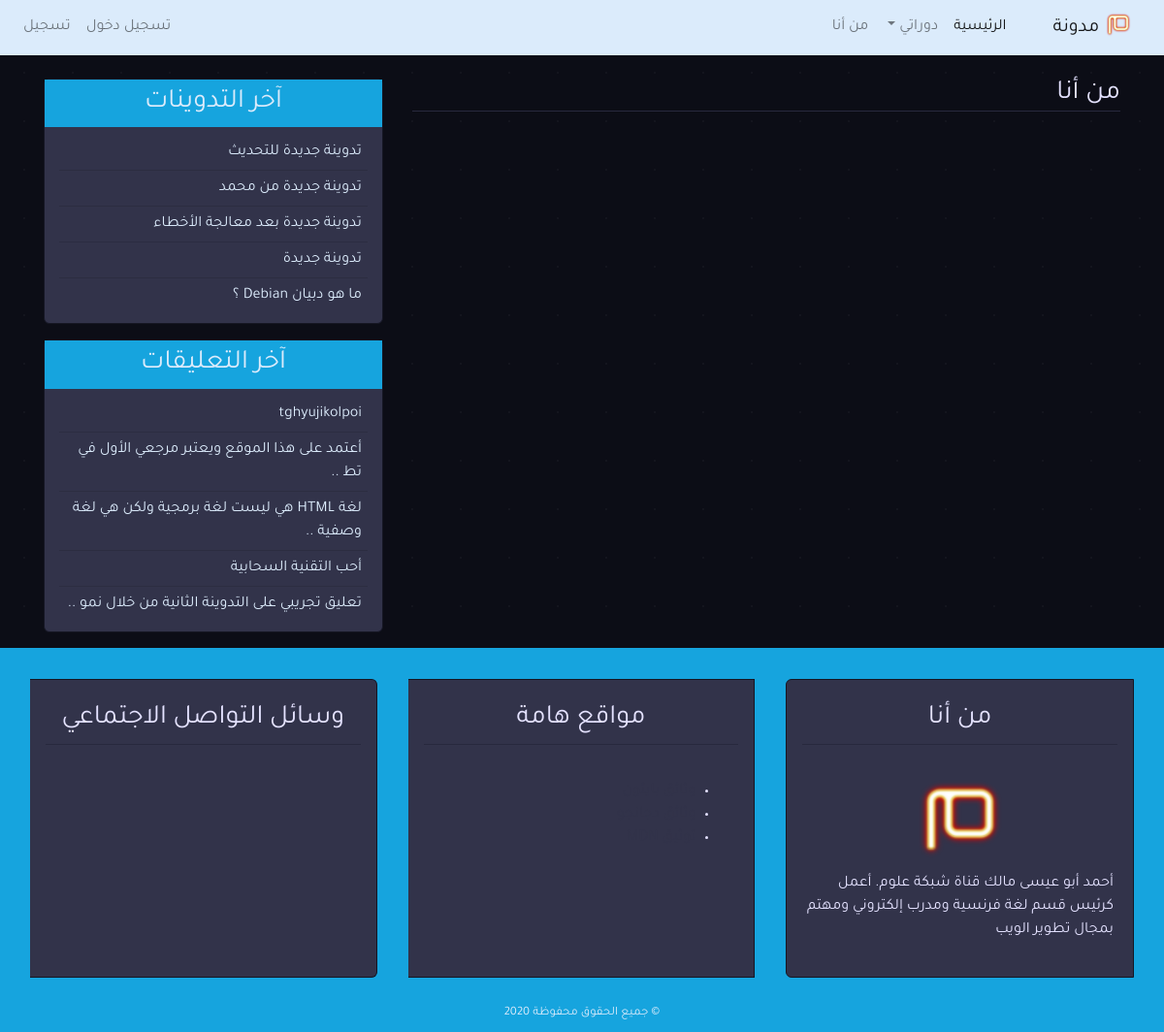
The page /about/ on the database its author committed.
### blog/models.py (models this page shows, shortened)
class Post(models.Model):
    title = models.CharField(max_length=100)
    content = models.TextField()
    post_date = models.DateTimeField(default=timezone.now)
    post_update = models.DateTimeField(auto_now=True)
    author = models.ForeignKey(User, on_delete=models.CASCADE)
    class Meta:
        ordering = ('-post_date', )

class Comment(models.Model):
    name = models.CharField(max_length=50, verbose_name='الاسم')
    email = models.EmailField(verbose_name='البريد الإلكتروني')
    body = models.TextField(verbose_name='التعليق')
    comment_date = models.DateTimeField(auto_now_add=True)
    active = models.BooleanField(default=False)
    post = models.ForeignKey(
        Post, on_delete=models.CASCADE, related_name='comments')
    class Meta:
        ordering = ('-comment_date',)

### blog/views.py (the view)
# urls.py: path('about/', views.about, name='about'),
def about(request):
    return render(request, 'blog/about.html', {'title': 'من أنا'})

### blog/templatetags/post_tag.py (called while the page is built)
@register.inclusion_tag('blog/latest_posts.html')
def latest_posts():
    context = {
        'l_posts': Post.objects.all()[0:5],
    }
    return context

@register.inclusion_tag('blog/latest_comments.html')
def latest_comments():
    context = {
        'l_comments': Comment.objects.filter(active=True)[:5],
    }
    return context

### blog/templates/blog/about.html
{% extends 'blog/base.html' %}
{% block content %}
    <h3 class="border-bottom">من أنا</h3>
{% endblock content %}

### blog/templates/blog/latest_posts.html
<ul class="list-group-flush latest-post">
    {% for post in l_posts %}
        <li class="list-group-item latest-post-item">
            <a class="text-light" href="{% url 'detail' post.id %}">{{post.title}}</a>
        </li>
    {% empty %}
        <li class="list-group-item latest-post-item">لا يوجد تدوينات</li>
    {% endfor %}
</ul>

### blog/templates/blog/latest_comments.html
<ul class="list-group-flush latest-comment">
    {% for comment in l_comments %}
        <li class="list-group-item latest-comment-item">
            <a class="text-light" href="{% url 'detail' comment.post.id %}">
                {% if comment.body|length > 40 %}
                    {{comment.body|slice:'45'}} ..
                {% else %}
                    {{comment.body}}
                {% endif %}
            </a>
        </li>
    {% empty %}
        <li class="list-group-item latest-comment-item">لا يوجد تعليقات</li>
    {% endfor %}
</ul>

### rows shown on the page
Post: title "تدوينة جديدة للتحديث"
Post: title "تدوينة جديدة من محمد"
Post: title "تدوينة جديدة بعد معالجة الأخطاء"
Post: title "تدوينة جديدة"
Post: title "ما هو دبيان Debian ؟"
Comment: body "tghyujikolpoi"
Comment: body "أعتمد على هذا الموقع ويعتبر مرجعي الأول في تط"
Comment: body "لغة HTML هي ليست لغة برمجية ولكن هي لغة وصفية"
Comment: body "أحب التقنية السحابية"
Comment: body "تعليق تجريبي على التدوينة الثانية من خلال نمو"
